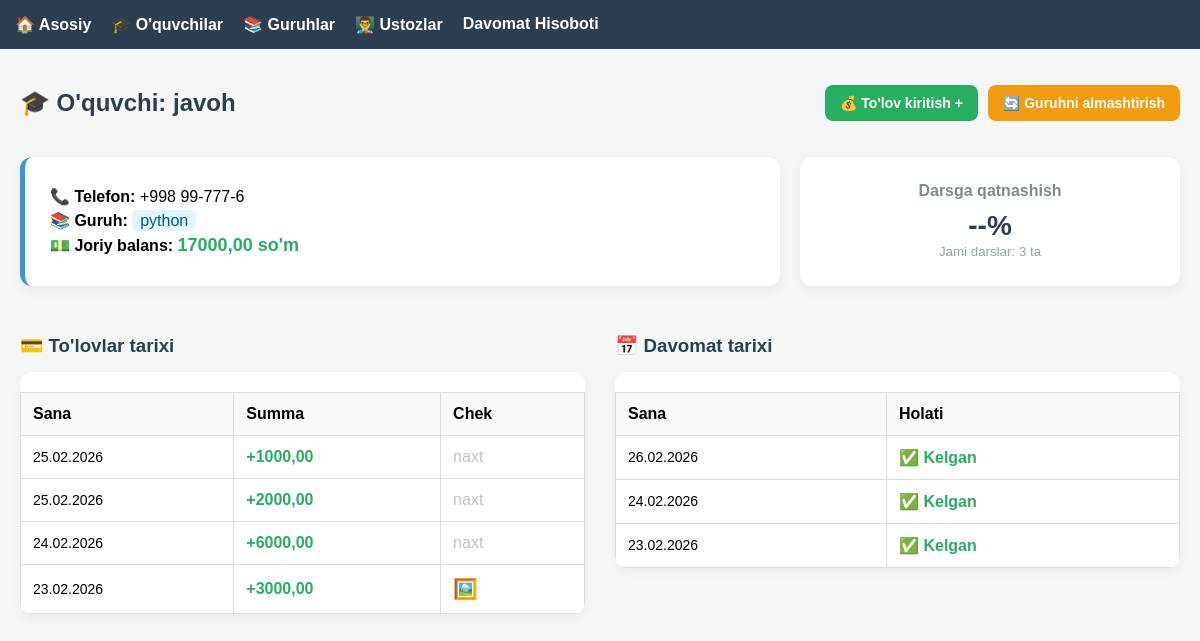
Screenshot of /student/1/ with the database file from the repository.
### markaz/models.py (models this page shows, shortened)
class Student(models.Model):
    full_name = models.CharField(max_length=200)
    phone = models.CharField(max_length=13)
    group = models.ForeignKey(Group, on_delete=models.CASCADE, related_name='students')
    balance = models.DecimalField(max_digits=12, decimal_places=2, default=0)
    pay_until = models.DateField(null=True, blank=True, verbose_name="To'lov muddati")

class Group(models.Model):
    name = models.CharField(max_length=100)
    teacher = models.ForeignKey(Teacher, on_delete=models.SET_NULL, null=True)
    price = models.DecimalField(max_digits=10, decimal_places=2, default=0) # Kurs narxi

class Payment(models.Model):
    PAYMENT_TYPES = (
        ('cash', 'Naqd'),
        ('click', 'Click / Payme'),
    )
    student = models.ForeignKey(Student, on_delete=models.CASCADE, related_name='payments')
    amount = models.DecimalField(max_digits=12, decimal_places=2)
    payment_type = models.CharField(max_length=10, choices=PAYMENT_TYPES)
    receipt_image = models.ImageField(upload_to='receipts/', null=True, blank=True) # Chek rasmi
    date = models.DateTimeField(auto_now_add=True)

class Attendance(models.Model):
    student = models.ForeignKey(Student, on_delete=models.CASCADE)
    group = models.ForeignKey(Group, on_delete=models.CASCADE)
    date = models.DateField()
    is_present = models.BooleanField(default=True)
    reason_type = models.CharField(
        max_length=20,
        choices=[('sababli', 'Sababli'), ('sababsiz', 'Sababsiz')],
        null=True,
        blank=True
    )
    comment = models.TextField(null=True, blank=True)

### markaz/views.py (the view)
# urls.py: path('student/<int:student_id>/', views.student_detail, name='student_detail'),
def student_detail(request, student_id):
    student = get_object_or_404(Student, id=student_id)
    payments = student.payments.all().order_by('-date')
    attendances = Attendance.objects.filter(student=student).order_by('-date')
    context = {
        'student': student,
        'payments': payments,
        'attendances': attendances,
    }
    return render(request, 'student_detail.html', context)

### templates/student_detail.html
{% extends 'base.html' %}
{% block content %}
<div style="display: flex; justify-content: space-between; align-items: center; margin-bottom: 20px;">
    <h2 style="color: #2c3e50;">🎓 O'quvchi: {{ student.full_name }}</h2>
    <div style="display: flex; gap: 10px;">
        <a href="{% url 'add_payment' student.id %}" style="background: #27ae60; color: white; padding: 10px 15px; text-decoration: none; border-radius: 8px; font-weight: bold; font-size: 14px;">
            💰 To'lov kiritish +
        </a>
        <a href="{% url 'move_student' student.id %}" style="background: #f39c12; color: white; padding: 10px 15px; text-decoration: none; border-radius: 8px; font-weight: bold; font-size: 14px;">
            🔄 Guruhni almashtirish
        </a>
    </div>
</div>
<div style="display: grid; grid-template-columns: 2fr 1fr; gap: 20px; margin-bottom: 30px;">
    <div style="background: white; padding: 25px; border-radius: 12px; box-shadow: 0 4px 15px rgba(0,0,0,0.05); border-left: 5px solid #3498db;">
        <p style="margin: 5px 0;"><b>📞 Telefon:</b> {{ student.phone }}</p>
        <p style="margin: 5px 0;"><b>📚 Guruh:</b> <span style="background: #e1f5fe; padding: 2px 8px; border-radius: 5px; color: #01579b;">{{ student.group.name }}</span></p>
        <p style="margin: 5px 0;"><b>💵 Joriy balans:</b>
            <span style="color: {% if student.balance < 0 %}#e74c3c{% else %}#27ae60{% endif %}; font-weight: bold; font-size: 18px;">
                {{ student.balance }} so'm
            </span>
        </p>
    </div>
    <div style="background: white; padding: 25px; border-radius: 12px; box-shadow: 0 4px 15px rgba(0,0,0,0.05); text-align: center;">
        <h4 style="margin: 0 0 10px 0; color: #7f8c8d;">Darsga qatnashish</h4>
        <div style="font-size: 28px; font-weight: bold; color: #2c3e50;">
            {{ attendance_percentage|default:"--" }}%
        </div>
        <small style="color: #95a5a6;">Jami darslar: {{ student.attendance_set.count }} ta</small>
    </div>
</div>
<div style="display: grid; grid-template-columns: 1fr 1fr; gap: 30px;">
    <div>
        <h3 style="color: #2c3e50; margin-bottom: 15px; display: flex; align-items: center; gap: 10px;">💳 To'lovlar tarixi</h3>
        <div style="background: white; border-radius: 12px; overflow: hidden; box-shadow: 0 4px 10px rgba(0,0,0,0.05);">
            <table width="100%" style="border-collapse: collapse; text-align: left;">
                <thead style="background: #f8f9fa;">
                    <tr>
                        <th style="padding: 12px;">Sana</th>
                        <th style="padding: 12px;">Summa</th>
                        <th style="padding: 12px;">Chek</th>
                    </tr>
                </thead>
                <tbody>
                    {% for payment in student.payments.all|dictsortreversed:"date" %}
                    <tr style="border-bottom: 1px solid #eee;">
                        <td style="padding: 12px; font-size: 14px;">{{ payment.date|date:"d.m.Y" }}</td>
                        <td style="padding: 12px; font-weight: bold; color: #27ae60;">+{{ payment.amount }}</td>
                        <td style="padding: 12px;">
                            {% if payment.receipt_image %}
                                <a href="{{ payment.receipt_image.url }}" target="_blank" style="text-decoration: none; font-size: 20px;">🖼️</a>
                            {% else %}
                                <span style="color: #bdc3c7;">naxt</span>
                            {% endif %}
                        </td>
                    </tr>
                    {% empty %}
                    <tr><td colspan="3" style="padding: 20px; text-align: center; color: #95a5a6;">To'lovlar yo'q</td></tr>
                    {% endfor %}
                </tbody>
            </table>
        </div>
    </div>
    <div>
        <h3 style="color: #2c3e50; margin-bottom: 15px; display: flex; align-items: center; gap: 10px;">📅 Davomat tarixi</h3>
        <div style="background: white; border-radius: 12px; overflow: hidden; box-shadow: 0 4px 10px rgba(0,0,0,0.05);">
            <table width="100%" style="border-collapse: collapse; text-align: left;">
                <thead style="background: #f8f9fa;">
                    <tr>
                        <th style="padding: 12px;">Sana</th>
                        <th style="padding: 12px;">Holati</th>
                    </tr>
                </thead>
                <tbody>
                    {% for attendance in student.attendance_set.all|dictsortreversed:"date" %}
                    <tr style="border-bottom: 1px solid #eee;">
                        <td style="padding: 12px; font-size: 14px;">{{ attendance.date|date:"d.m.Y" }}</td>
                        <td style="padding: 12px;">
                            {% if attendance.is_present %}
                                <span style="color: #27ae60; font-weight: bold;">✅ Kelgan</span>
                            {% else %}
                                <span style="color: #e74c3c; font-weight: bold;">❌ Kelmagan</span>
                            {% endif %}
                        </td>
                    </tr>
                    {% empty %}
                    <tr><td colspan="2" style="padding: 20px; text-align: center; color: #95a5a6;">Davomat qayd etilmagan</td></tr>
                    {% endfor %}
                </tbody>
            </table>
        </div>
    </div>
</div>
{% endblock %}

### templates/base.html (style rules this page uses)
body { font-family: sans-serif; margin: 0; padding: 0; background: #f4f7f6; }
table { width: 100%; border-collapse: collapse; background: white; margin-top: 20px; }
th, td { padding: 12px; border: 1px solid #ddd; text-align: left; }
th { background: #f8f9fa; }

### rows the page displays
Student: full_name "javoh", phone "+998 99-777-6", group.name "python", balance "17000,00", attendance_set.count "3"
Payment: date "25.02.2026", amount "1000,00", receipt_image "naxt"
Payment: date "25.02.2026", amount "2000,00", receipt_image "naxt"
Payment: date "24.02.2026", amount "6000,00", receipt_image "naxt"
Payment: date "23.02.2026", amount "3000,00"
Attendance: date "26.02.2026", is_present "✅ Kelgan"
Attendance: date "24.02.2026", is_present "✅ Kelgan"
Attendance: date "23.02.2026", is_present "✅ Kelgan"

### other values shown
{{ attendance_percentage|default:"--" }} "--"
